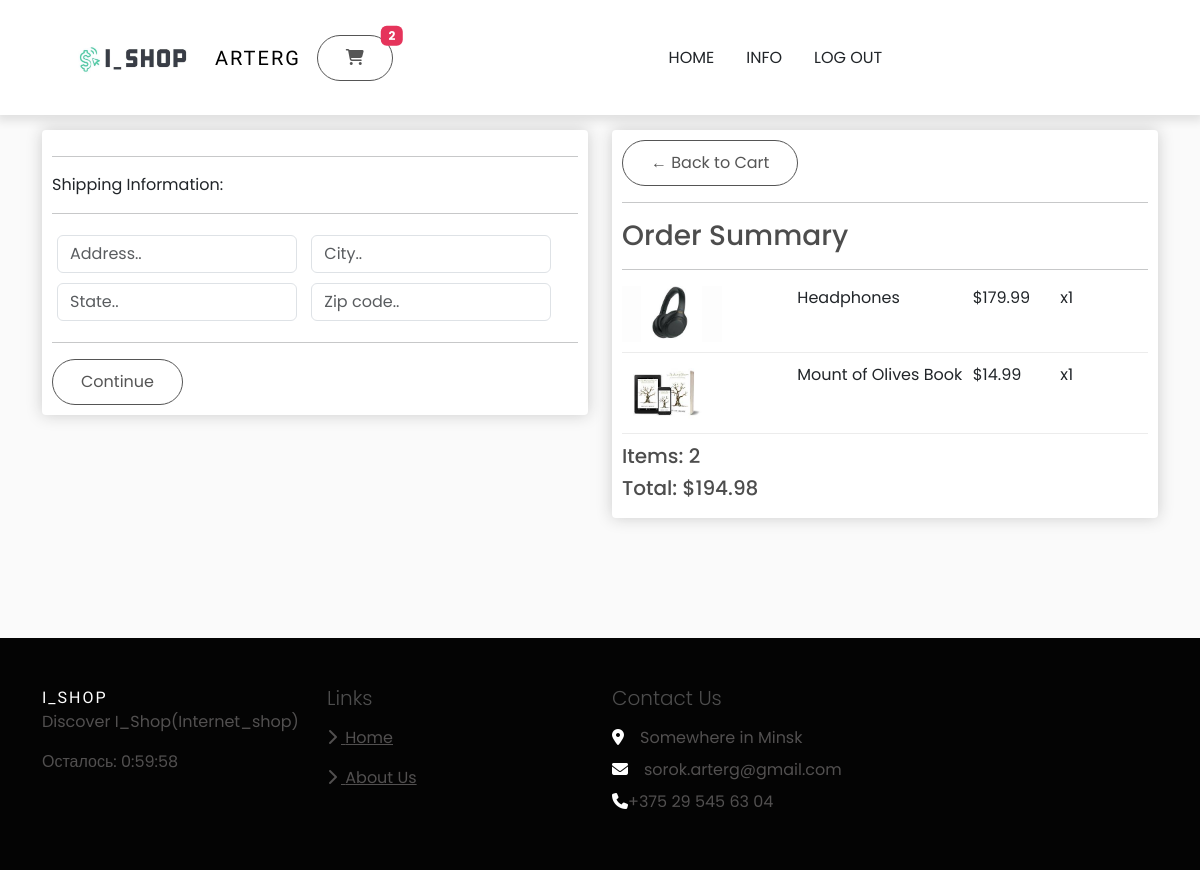
The page /checkout/ (signed in) on the database as committed earlier.
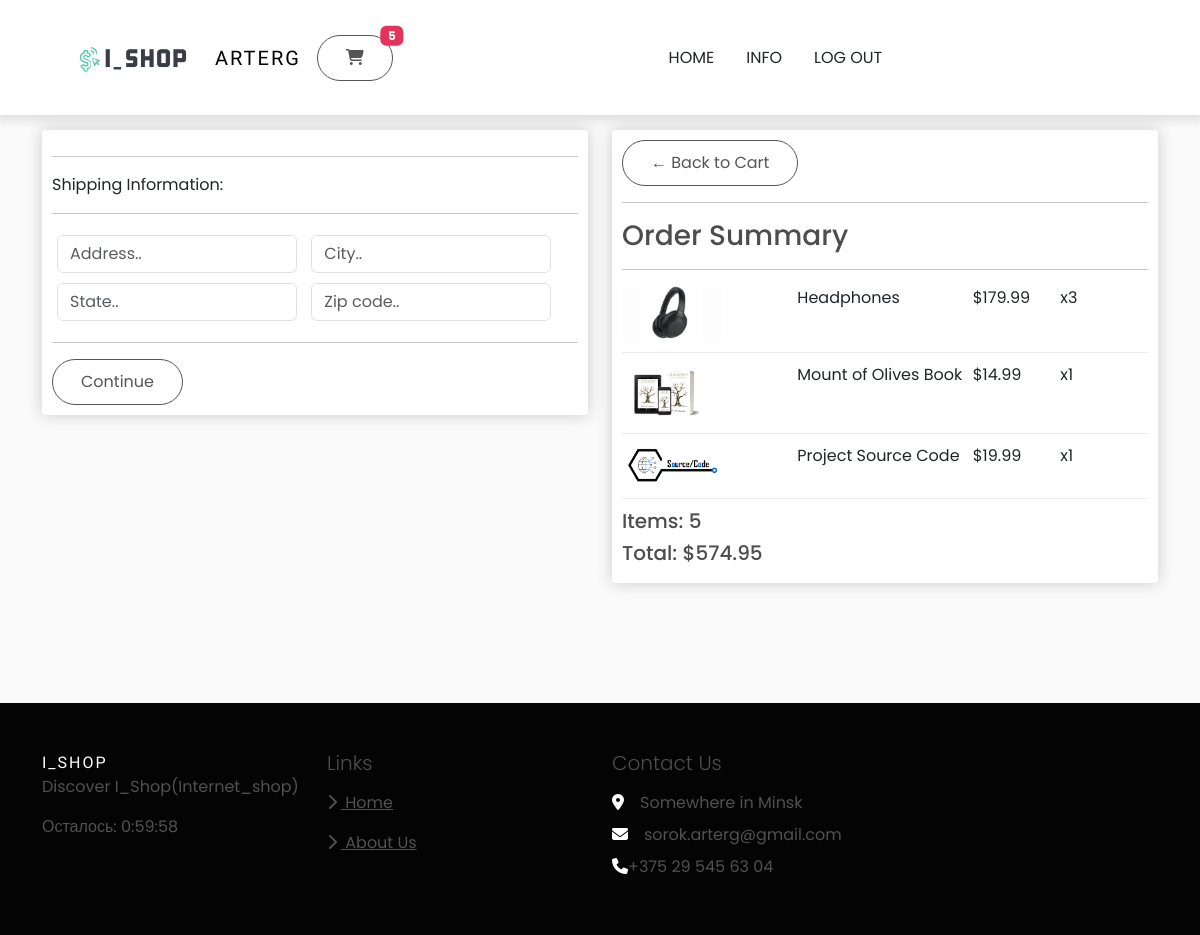
The same page on the database as committed later.
### store/models.py (models this page shows, shortened)
class OrderItem(models.Model):
    product = models.ForeignKey(Product, on_delete=models.CASCADE, blank=True, null=True)
    order = models.ForeignKey(Order, on_delete=models.CASCADE, blank=True, null=True)
    quantity = models.IntegerField(default=0, null=True, blank=True)
    date_added = models.DateTimeField(auto_now_add=True)
    is_ready = models.BooleanField(default=False)
    @property
    def get_total(self):
        total = self.product.price * self.quantity
        return total

class Product(models.Model):
    category = models.ForeignKey(Category, related_name='items', on_delete=models.CASCADE)
    name = models.CharField(max_length=200, null=True)
    price = models.FloatField()
    digital = models.BooleanField(default=False, null=True, blank=False)
    image = models.ImageField(null=True, blank=True)
    is_sold = models.BooleanField(default=False)
    @property
    def imageURL(self):
        try:
            url = self.image.url
        except:
            url = ''
        return url

class Order(models.Model):
    customer = models.ForeignKey(Customer, on_delete=models.CASCADE, blank=True, null=True)
    date_order = models.DateTimeField(auto_now_add=True)
    complete = models.BooleanField(default=False, null=True, blank=False)
    transaction_id = models.CharField(max_length=200, null=True)
    @property
    def shipping(self):
        shipping = False
        orderitems = self.orderitem_set.all()
        for i in orderitems:
            if i.product.digital == False:
                shipping = True
        return shipping
    @property
    def get_cart_total(self):
        orderitems = self.orderitem_set.all()
        total = sum([item.get_total for item in orderitems])
        return total
    @property
    def get_cart_items(self):
        orderitems = self.orderitem_set.all()
        total = sum([item.quantity for item in orderitems])
        return total

### store/views.py (the view, shortened to what this page needs)
# urls.py: path('checkout/', views.checkout, name="checkout"),
def checkout(request):
    if request.user.is_authenticated:
        customer = request.user.customer
        order, created = Order.objects.get_or_create(customer=customer, complete=False)
        items = order.orderitem_set.all()
        cartItems = order.get_cart_items
    context = {'items': items,
               'order': order,
               'cartItems': cartItems,
               'customer': customer}
    return render(request, 'store/checkout.html', context)

### store/templates/store/checkout.html (shortened to what this page needs)
{% extends 'store/base.html' %}
{% load static %}
{% block content %}
     <div class="row">
		<div class="col-lg-6">
			<div class="box-element" id="form-wrapper">
				<form id="form">
					<div id="shipping-info">
						<hr>
						<p>Shipping Information:</p>
						<hr>
						<div class="form-field">
							<input required class="form-control" type="text" name="address" placeholder="Address..">
						</div>
						<div class="form-field">
							<input required class="form-control" type="text" name="city" placeholder="City..">
						</div>
						<div class="form-field">
							<input required class="form-control" type="text" name="state" placeholder="State..">
						</div>
						<div class="form-field">
							<input required class="form-control" type="text" name="zipcode" placeholder="Zip code..">
						</div>
					</div>
					<hr>
					<input id="form-button" class="btn btn-success btn-block" type="submit" value="Continue">
				</form>
			</div>
			{% if order.get_cart_total %}
                <br>
			{% endif %}
		</div>
		<div class="col-lg-6">
			<div class="box-element">
				<a  class="btn btn-outline-dark" href="{% url 'cart' %}">&#x2190; Back to Cart</a>
				<hr>
				<h3>Order Summary</h3>
				<hr>
				{% for item in items %}
				<div class="cart-row">
					<div style="flex:2"><img class="row-image" src="{{item.product.imageURL}}"></div>
					<div style="flex:2"><p>{{item.product.name}}</p></div>
					<div style="flex:1"><p>${{item.product.price|floatformat:2}}</p></div>
					<div style="flex:1"><p>x{{item.quantity}}</p></div>
				</div>
				{% endfor %}
				<h5>Items:   {{order.get_cart_items}}</h5>
				<h5>Total:   ${{order.get_cart_total|floatformat:2}}</h5>
			</div>
		</div>
	</div>
	<div class = "title text-center">
         </div>
	<div class = "title text-center">
         </div>
	<div class = "title text-center">
         </div>
	<div class = "title text-center">
         </div>
{% endblock content %}

### store/templates/store/base.html (shortened to what the changed rows need)
<!DOCTYPE html>
{% load static %}
<html>
<head>
    <link rel="stylesheet" href="https://cdnjs.cloudflare.com/ajax/libs/font-awesome/6.4.0/css/all.min.css" />
    <link href="https://cdn.jsdelivr.net/npm/bootstrap@5.3.0-alpha3/dist/css/bootstrap.min.css" rel="stylesheet">
	<link rel="stylesheet" type="text/css" href="{% static 'css/style.css' %}">
    <link rel="stylesheet" type="text/css" href="{% static 'css/main.css' %}">
</head>
<body>
    <nav class = "navbar navbar-expand-lg navbar-light bg-white py-4 fixed-top">
        <div class = "container">
            {% if request.user.is_authenticated %}
                <a  href="{% url 'cart' %}">
                    <button type = "button" class = "btn position-relative " >
                        <i class="fa-solid fa-cart-shopping fa-beat"></i>
                        <span class = "position-absolute top-0 start-100 translate-middle badge bg-primary">{{cartItems}}</span>
                    </button>
                </a>
            {% endif %}
        </div>
    </nav>
     <div class="container">
         <br>
         {% block content %}
         {% endblock content %}
         <br>
        </div>
</body>
</html>

Rows that differ between the two databases and show on the page:
changed OrderItem "Headphones": quantity "1" → "3"
added OrderItem: product.imageURL (picture), product.name "Project Source Code", product.price "19.99", quantity "1"
changed through a linked row, Order: get_cart_items "2" → "5"; get_cart_total "194.98" → "574.95"
Other text that changed with them:
{{ cartItems }}: "2" → "5"
